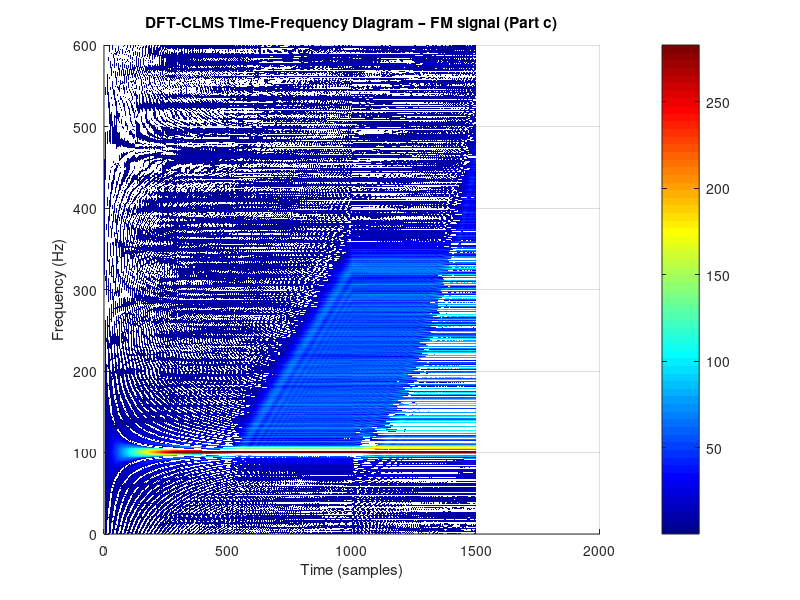

The MATLAB source for this figure:
%% ASPMI Part 3.3 – A Real-Time Spectrum Analyser Using the DFT-CLMS
% This script covers:
%   (a) Analytical: LS solution of DFT basis = DFT formula (comments only)
%   (b) Analytical: DFT as change-of-basis / projection (comments only)
%   (c) DFT-CLMS applied to the FM signal from Part 3.2
%   (d) DFT-CLMS applied to EEG signal POz (1200-sample segment)

clc; clear; close all;

%% =========================================================
%% Analytical notes – Parts (a) and (b)
%% =========================================================
% (a) LS solution of DFT problem
% The LS cost is: min_w ||y - F*w||^2,  solved by  w = (F^H F)^{-1} F^H y.
% The DFT basis matrix F satisfies F^H F = N * I  (orthonormal columns scaled by sqrt(N)).
% Therefore:  w = (1/N) * F^H * y = DFT coefficients (divided by N).
% This is exactly the Discrete Fourier Transform formula, confirming that
% the LS solution is the DFT.
%
% (b) DFT as change-of-basis / projection
% The DFT decomposes signal y into the orthogonal frequency basis
% {e_k | e_k(n) = e^{j2πkn/N}, k=0,...,N-1}.
% Each Fourier coefficient w_k = <y, e_k> / ||e_k||^2 is the projection
% of y onto the k-th complex exponential basis vector.
% This changes the representation from the time-domain (standard basis)
% to the frequency domain (DFT basis).

%% =========================================================
%% Re-generate FM signal (same as Part 3.2)
%% =========================================================
fs         = 1500;
N_fm       = 1500;
sigma2_eta = 0.05;

n2    = 501:1000;   n3 = 1001:1500;
f_vec = [100*ones(1,500), 100+(n2-500)/2, 100+((n3-1000)/25).^2];
phi   = cumsum(f_vec);
noise = sqrt(sigma2_eta/2) * (randn(1, N_fm) + 1j*randn(1, N_fm));
y_fm  = exp(1j * 2*pi/fs * phi) + noise;

%% =========================================================
%% (c) DFT-CLMS on FM signal
%% =========================================================
% The CLMS is configured with:
%   desired signal y(n)  →  time-domain FM signal
%   input vector x(n)    →  complex phasor at time n (length N_dft)
%
% x(n) = [1, e^{j2πn/N}, e^{j4πn/N}, ..., e^{j2π(N-1)n/N}]^T
%
% Weight update: w(n+1) = w(n) + mu * e*(n) * x(n)
% With mu=1 and w(0)=0, w(n) converges to DFT coefficients (Widrow et al.).

N_dft  = N_fm;   % DFT size equals signal length
mu_dft = 1;      % Step size = 1 for DFT convergence guarantee

% Weight magnitude matrix: W(k, n) = |w_k(n)| at time step n
W_fm = zeros(N_dft, N_fm);
w    = zeros(N_dft, 1);   % Initialise all weights to zero

for n = 0 : N_fm - 1
    % Build phasor input vector at time n
    k_vec   = (0 : N_dft - 1)';
    x_n     = exp(1j * 2*pi * k_vec * n / N_dft);  % Column vector

    % CLMS: compute output, error, and update
    y_hat   = w' * x_n;              % Current DFT estimate of y(n)
    e_n     = y_fm(n+1) - y_hat;    % Complex error
    w       = w + mu_dft * conj(e_n) * x_n;  % Weight update

    W_fm(:, n+1) = abs(w);          % Store weight magnitude
end

% Clip extreme values for better colourmap visualisation
medW = 50 * median(median(W_fm));
W_fm(W_fm > medW) = medW;

% Axes
freq_fm  = (0 : N_dft-1) * fs / N_dft;   % Hz
time_fm  = 1 : N_fm;                      % Sample index

figure;
surf(time_fm, freq_fm, W_fm, 'EdgeColor', 'none');
view(2);
colormap jet;
colorbar;
xlabel('Time (samples)');
ylabel('Frequency (Hz)');
title('DFT-CLMS Time-Frequency Diagram – FM signal (Part c)');
ylim([0 600]);

fprintf('=== Part (c): DFT-CLMS vs AR-CLMS ===\n');
fprintf('The DFT-CLMS diagram shows a blurry time-frequency track compared\n');
fprintf('to the AR-CLMS (Part 3.2) because:\n');
fprintf('  - DFT-CLMS updates N=%d weights jointly; effective per-bin step = 1/N.\n', N_dft);
fprintf('  - Weights accumulate a running average of DFT coefficients over\n');
fprintf('    all past samples, not just the current instant.\n');
fprintf('  - The weight magnitude |w_k(n)|^2 is NOT a power spectrum;\n');
fprintf('    it lacks the 1/N normalisation and includes cross-terms.\n');
fprintf('  - AR-CLMS tracks instantaneous frequency faster because it adapts\n');
fprintf('    only ONE coefficient per sample.\n\n');

%% =========================================================
%% (d) DFT-CLMS on EEG signal (POz, 1200-sample segment)
%% =========================================================
eeg_file = 'EEG_Data\EEG_Data_Assignment1.mat';
if ~isfile(eeg_file)
    warning('EEG file not found: %s\nSkipping Part (d).', eeg_file);
    return;
end

load(eeg_file);   % Loads: POz (EEG samples), fs (sampling frequency)

% Select 1200-sample segment (adjust start index 'a' as desired)
a       = 1;
y_eeg   = POz(a : a + 1200 - 1);
N_eeg   = length(y_eeg);           % = 1200

% DFT-CLMS on EEG segment
W_eeg = zeros(N_eeg, N_eeg);
w_eeg = zeros(N_eeg, 1);

for n = 0 : N_eeg - 1
    k_vec   = (0 : N_eeg - 1)';
    x_n     = exp(1j * 2*pi * k_vec * n / N_eeg);
    y_hat   = w_eeg' * x_n;
    e_n     = y_eeg(n+1) - y_hat;
    w_eeg   = w_eeg + mu_dft * conj(e_n) * x_n;
    W_eeg(:, n+1) = abs(w_eeg);
end

% Clip outliers
medW_eeg = 50 * median(median(W_eeg));
W_eeg(W_eeg > medW_eeg) = medW_eeg;

% Axes (frequency in Hz, time in seconds)
freq_eeg = (0 : N_eeg-1) * fs / N_eeg;   % Hz
time_eeg = (0 : N_eeg-1) / fs;            % Seconds

figure;
surf(time_eeg, freq_eeg, W_eeg, 'EdgeColor', 'none');
view(2);
colormap jet;
colorbar;
xlabel('Time (s)');
ylabel('Frequency (Hz)');
title('DFT-CLMS Time-Frequency Diagram – EEG POz (1200 samples, Part d)');
ylim([0 100]);   % Focus on 0-100 Hz (EEG-relevant range)

fprintf('=== Part (d): DFT-CLMS on EEG ===\n');
fprintf('Expected observations in the time-frequency diagram:\n');
fprintf('  - Alpha rhythm (~8-10 Hz): persists if subject is in relaxed state\n');
fprintf('  - SSVEP peak (integer 11-20 Hz from Assignment 1): time-locked response\n');
fprintf('  - 50 Hz power-line artefact: bright horizontal stripe\n');
fprintf('The DFT-CLMS provides a sliding spectral estimate useful for tracking\n');
fprintf('non-stationary EEG dynamics, though slower than AR-CLMS.\n');
